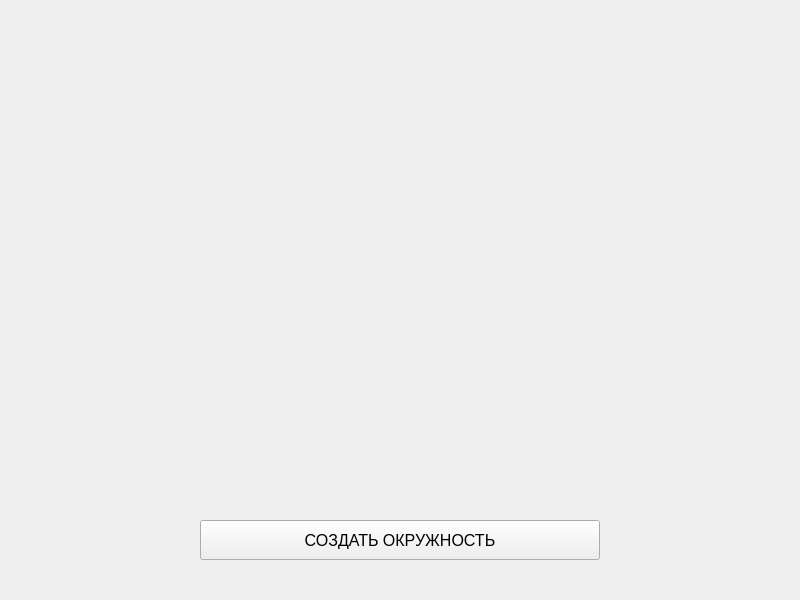
<?xml version="1.0" encoding="UTF-8"?>
<ui version="4.0">
 <class>MainWindow</class>
 <widget class="QMainWindow" name="MainWindow">
  <property name="geometry">
   <rect>
    <x>0</x>
    <y>0</y>
    <width>800</width>
    <height>600</height>
   </rect>
  </property>
  <property name="windowTitle">
   <string>MainWindow</string>
  </property>
  <widget class="QWidget" name="centralwidget">
   <widget class="QPushButton" name="ShowButton">
    <property name="geometry">
     <rect>
      <x>200</x>
      <y>520</y>
      <width>400</width>
      <height>40</height>
     </rect>
    </property>
    <property name="font">
     <font>
      <pointsize>12</pointsize>
     </font>
    </property>
    <property name="text">
     <string>СОЗДАТЬ ОКРУЖНОСТЬ</string>
    </property>
   </widget>
  </widget>
 </widget>
 <resources/>
 <connections/>
</ui>
